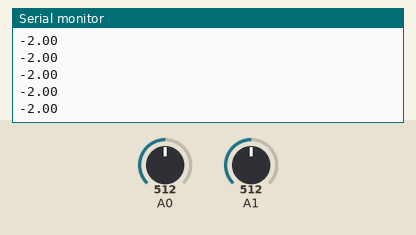
Simulated run of this sketch. Board: Arduino Uno, built with avr-gcc and run on an emulated ATmega328P. Parts: the last lines printed to the serial monitor. Inputs (shaded band) come from the test bench; at power-on: A0 = 512, A1 = 512.

Above: at 1.2 s.
1.3 s: A0 set to 716
At 1.56 s:
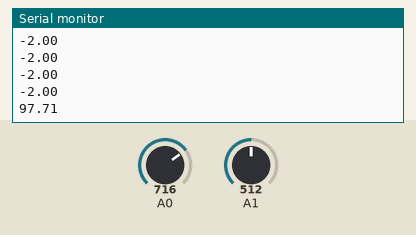
2.8 s: A1 set to 306
At 2.97 s:
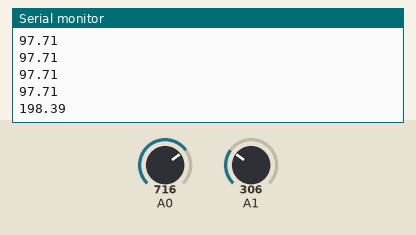
4.3 s: A0 set to 900
At 4.37 s:
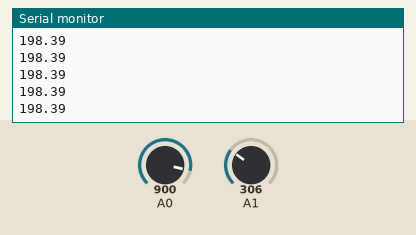
5.8 s: A1 set to 122
At 5.98 s:
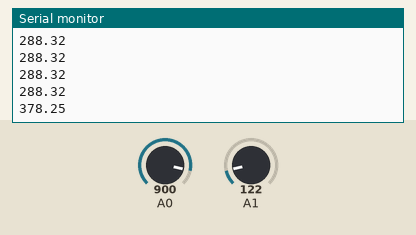
Timing chart, 0 to 8.3 s (numbered marks = the images above; inputs shaded):
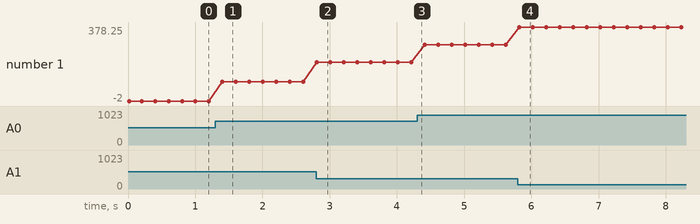

Measured:
- after the input at 1.3 s, the serial monitor: prints a new line after 0.11 s (image 1)
- after the input at 2.8 s, the serial monitor: prints a new line at once (image 2)
- after the input at 5.8 s, the serial monitor: prints a new line at once (image 4)
- plotted number 1: -2 → 97.71 after the input at 1.3 s, 97.71 → 198.39 after the input at 2.8 s, 198.39 → 288.32 after the input at 4.3 s, 288.32 → 378.25 after the input at 5.8 s

The sketch:

pressure_difference.ino
```cpp
int vc = 2000;
int po = 101325;
float stk = 5.2;
float t;
double pd,piv,pivp,pivn,pc,vo;


void setup() {
  Serial.begin(9600);
  Serial.println("Pressure sensor r");
}

void loop() {
  pivp = analogRead(A0);
  pivn = analogRead(A1);
  piv = pivp - pivn;
  pd = ((piv/2046)*1000) - 2;
  Serial.print(pd);
  Serial.println();
  delay(200);
}
```
